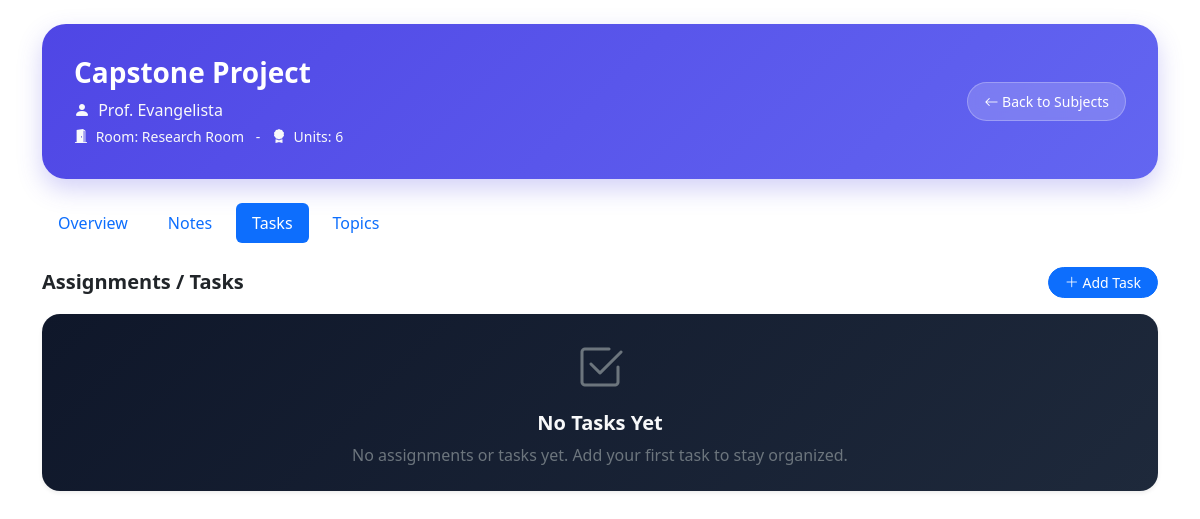
/dashboard/subject.php?id=22&tab=tasks (signed in), run on an earlier commit of the app's database.
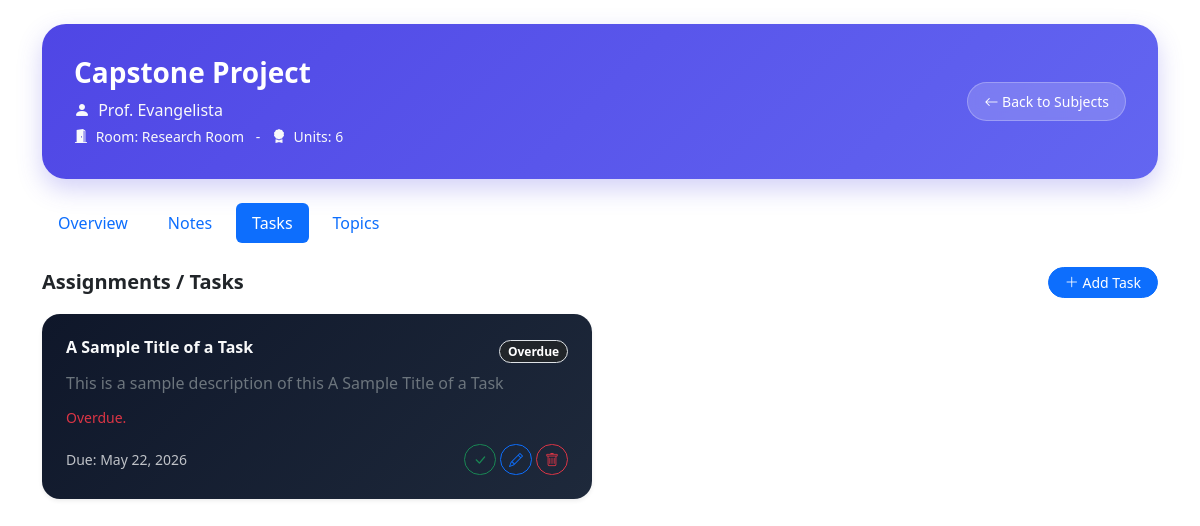
And on a later commit of the database.
### tables this page shows
CREATE TABLE `subject_tasks` (
  `id` int(11) NOT NULL,
  `schedule_id` int(11) NOT NULL,
  `title` varchar(255) NOT NULL,
  `description` text DEFAULT NULL,
  `due_date` date DEFAULT NULL,
  `status` enum('Pending','Completed') DEFAULT 'Pending',
  `created_at` timestamp NOT NULL DEFAULT current_timestamp()
);

### dashboard/process_subject.php (called while the page is built, shortened)
<?php
require '../includes/db.php';
$user_id = $_SESSION['user']['id'];
$subject_id = (int) $_GET['id'];
$stmt = $conn->prepare("
    SELECT
        s.id,
        s.subject_name,
        s.subject_code,
        s.instructor,
        s.units,
        s.room,
        s.start_time,
        s.end_time,
        sd.day_name
    FROM schedules s
    INNER JOIN schedule_days sd
        ON s.day_id = sd.id
    WHERE s.id = ?
      AND sd.user_id = ?
    LIMIT 1
");
$notesQuery = $conn->prepare("
    SELECT COUNT(*) AS total_notes
    FROM subject_notes
    WHERE schedule_id = ?
");
$notesQuery->bind_param("i", $subject_id);
$notesQuery->execute();
$totalNotes =
    $notesQuery
    ->get_result()
    ->fetch_assoc()['total_notes'];
$stmt->bind_param("ii", $subject_id, $user_id);
$stmt->execute();
$result = $stmt->get_result();
$subject = $result->fetch_assoc();
?>

### dashboard/subject.php (the view, shortened to what the changed rows need)
<?php
include 'process_subject.php';
include '../includes/header.php';
?>
<link href="../assets/css/subjects.css" rel="stylesheet">
</head>
<body>
<div class="container py-4">
    <div class="tab-content">
        <?php include 'tasks_tab.php'; ?>
    </div>
</div>
</body>
</html>

### dashboard/tasks_tab.php (shortened to what the changed rows need)
<?php
$tasksLimit = 4;
$tasksPage = isset($_GET['tasks_page'])
    ? (int)$_GET['tasks_page']
    : 1;
$tasksOffset = ($tasksPage - 1) * $tasksLimit;
$stmt = $conn->prepare("
    SELECT *
    FROM subject_tasks
    WHERE schedule_id = ?
    ORDER BY due_date ASC
    LIMIT ? OFFSET ?
");
$stmt->bind_param(
    "iii",
    $subject['id'],
    $tasksLimit,
    $tasksOffset
);
$stmt->execute();
$tasks = $stmt->get_result();
?>
<div class="tab-pane fade <?= (isset($_GET['tab']) && $_GET['tab'] == 'tasks') ? 'show active' : '' ?>"
     id="tasks">
    <?php if ($tasks->num_rows > 0): ?>
        <div class="row g-3">
            <?php while ($task = $tasks->fetch_assoc()): ?>
                <?php
                    $today = new DateTime();
                    $due = new DateTime($task['due_date']);
                    $diff = $today->diff($due)->days;
                    if ($due < $today && $task['status'] != 'Completed') {
                        $priority = "Overdue";
                        $badgeClass = "bg-dark border";
                    }
                    elseif ($task['status'] == 'Completed') {
                        $priority = "Completed";
                        $badgeClass = "bg-success";
                    }
                    elseif ($diff == 0) {
                        $priority = "Due Today";
                        $badgeClass = "bg-danger";
                    }
                    elseif ($diff <= 1) {
                        $priority = "High Priority";
                        $badgeClass = "bg-danger";
                    }
                    elseif ($diff <= 3) {
                        $priority = "Medium Priority";
                        $badgeClass = "bg-warning text-dark";
                    }
                    else {
                        $priority = "Low Priority";
                        $badgeClass = "bg-primary";
                    }
                    ?>
                <div class="col-12 col-lg-6 d-flex">
                    <div class="card border-0 shadow-sm h-100 subject-card p-2 m-0 w-100">
                        <div class="card-body d-flex flex-column">
                            <div class="d-flex justify-content-between align-items-start gap-2 flex-wrap">
                                <div class="flex-grow-1">
                                    <h6 class="fw-bold text-light mb-2 text-break">
                                        <?= htmlspecialchars($task['title']); ?>
                                    </h6>
                                </div>
                                <div>
                                    <span class="badge rounded-pill <?= $badgeClass; ?> flex-shrink-0 mb-2">
                                        <?= $priority; ?>
                                    </span>
                                </div>
                            </div>
                                <p class="text-secondary mb-2 text-break">
                                    <?= htmlspecialchars(mb_strimwidth($task['description'], 0, 110, '...')) ?>
                                </p>
                            <small class="mt-1
                                <?php
                                    if ($task['status'] == 'Completed') {
                                        echo "text-success";
                                    } elseif ($due < $today) {
                                        echo "text-danger";
                                    } elseif ($diff == 0) {
                                        echo "text-warning";
                                    } else {
                                        echo "text-light";
                                    }
                                ?>
                            ">
                                <?php
                                    if ($task['status'] == 'Completed') {
                                        echo "Task completed.";
                                    } elseif ($due < $today) {
                                        echo "Overdue.";
                                    } elseif ($diff == 0) {
                                        echo "Due today.";
                                    } else {
                                        echo $diff . " day(s) remaining.";
                                    }
                                ?>
                            </small>
                            <div class="mt-auto pt-3 d-flex justify-content-between align-items-center gap-2 flex-wrap">
                                <small class="text-light opacity-75">
                                    Due:
                                    <?= date("F d, Y", strtotime($task['due_date'])); ?>
                                </small>
                                <div class="d-flex gap-1 flex-wrap">
                                    <?php if ($task['status'] == 'Pending'): ?>
                                        <a href="process_complete_task.php?id=<?= $task['id']; ?>&subject_id=<?= $subject['id']; ?>"
                                        class="btn btn-outline-success btn-sm rounded-pill"
                                        title="Complete Task">
                                            <i class="bi bi-check-lg"></i>
                                        </a>
                                    <?php endif; ?>
                                    <?php if ($task['status'] == 'Pending'): ?>
                                        <button class="btn btn-outline-primary btn-sm rounded-pill"
                                                data-bs-toggle="modal"
                                                data-bs-target="#editTask<?= $task['id']; ?>"
                                                title="Edit Task">
                                            <i class="bi bi-pencil"></i>
                                        </button>
                                    <?php endif; ?>
                                    <a href="process_delete_task.php?id=<?= $task['id']; ?>&subject_id=<?= $subject['id']; ?>"
                                    class="btn btn-outline-danger btn-sm rounded-pill"
                                    onclick="return confirm('Delete this task?')"
                                    title="Delete Task">
                                        <i class="bi bi-trash"></i>
                                    </a>
                                </div>
                            </div>
                        </div>
                    </div>
                </div>
            <?php endwhile; ?>
        </div>
    <?php else: ?>
        <div class="col-12">
            <div class="card border-0 shadow-sm p-4 subject-card">
                <div class="text-center">
                    <i class="bi bi-check2-square display-5 text-secondary"></i>
                    <h5 class="fw-bold text-light mt-3">
                        No Tasks Yet
                    </h5>
                    <p class="text-secondary mb-0">
                        No assignments or tasks yet. Add your first task to stay organized.
                    </p>
                </div>
            </div>
        </div>
    <?php endif; ?>
</div>

What changed in the data, as far as the page shows it:
added subject_tasks: title "A Sample Title of a Task", priority "Overdue", description "This is a sample description of this A Sample Title of a Task", shows "Overdue.", due_date "May 22, 2026"
Also different on the page:
text no longer shown: "No Tasks Yet No assignments or tasks yet. Add your first task to stay organized."
